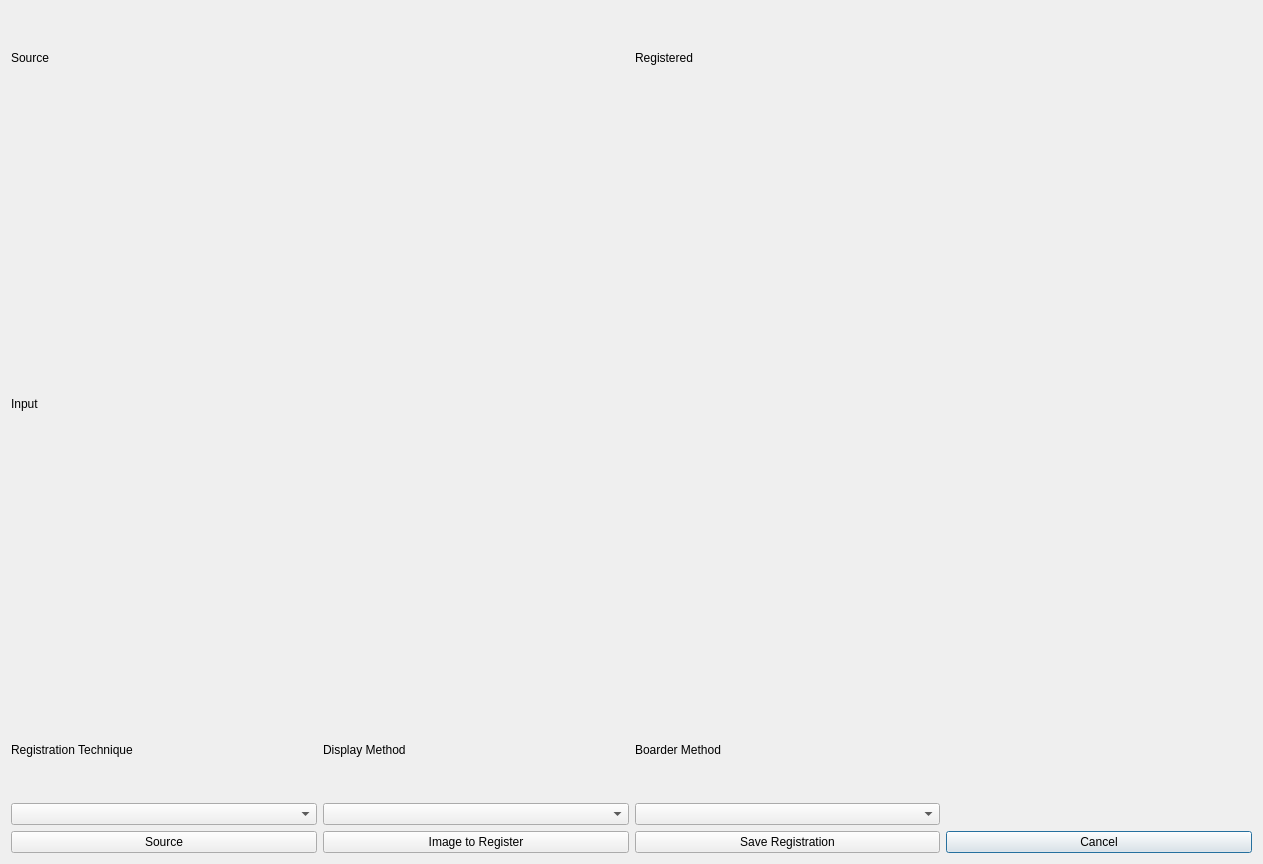
<?xml version="1.0" encoding="UTF-8"?>
<ui version="4.0">
 <class>registrationDialog</class>
 <widget class="QDialog" name="registrationDialog">
  <property name="geometry">
   <rect>
    <x>0</x>
    <y>0</y>
    <width>1263</width>
    <height>864</height>
   </rect>
  </property>
  <property name="acceptDrops">
   <bool>true</bool>
  </property>
  <property name="windowTitle">
   <string>Dialog</string>
  </property>
  <layout class="QGridLayout" name="gridLayout_2">
   <item row="0" column="0">
    <layout class="QGridLayout" name="gridLayout">
     <item row="6" column="3">
      <widget class="QPushButton" name="btnCancel">
       <property name="text">
        <string>Cancel</string>
       </property>
       <property name="checkable">
        <bool>false</bool>
       </property>
      </widget>
     </item>
     <item row="6" column="0">
      <widget class="QPushButton" name="btnSelectSource">
       <property name="text">
        <string>Source</string>
       </property>
       <property name="checkable">
        <bool>true</bool>
       </property>
      </widget>
     </item>
     <item row="0" column="0">
      <widget class="QLabel" name="label">
       <property name="text">
        <string>Source</string>
       </property>
      </widget>
     </item>
     <item row="6" column="1">
      <widget class="QPushButton" name="btnSelectInput">
       <property name="text">
        <string>Image to Register</string>
       </property>
       <property name="checkable">
        <bool>true</bool>
       </property>
      </widget>
     </item>
     <item row="6" column="2">
      <widget class="QPushButton" name="btnSaveRegistration">
       <property name="text">
        <string>Save Registration</string>
       </property>
       <property name="checkable">
        <bool>false</bool>
       </property>
      </widget>
     </item>
     <item row="4" column="0">
      <widget class="QLabel" name="label_5">
       <property name="text">
        <string>Registration Technique</string>
       </property>
      </widget>
     </item>
     <item row="5" column="0">
      <widget class="QComboBox" name="technique"/>
     </item>
     <item row="4" column="1">
      <widget class="QLabel" name="label_6">
       <property name="text">
        <string>Display Method</string>
       </property>
      </widget>
     </item>
     <item row="5" column="1">
      <widget class="QComboBox" name="displayMethod"/>
     </item>
     <item row="4" column="2">
      <widget class="QLabel" name="label_7">
       <property name="text">
        <string>Boarder Method</string>
       </property>
      </widget>
     </item>
     <item row="5" column="2">
      <widget class="QComboBox" name="boarderMethod"/>
     </item>
     <item row="2" column="0">
      <widget class="QLabel" name="label_2">
       <property name="text">
        <string>Input</string>
       </property>
      </widget>
     </item>
     <item row="1" column="2" rowspan="3" colspan="2">
      <widget class="imageEdit" name="registered">
       <property name="minimumSize">
        <size>
         <width>320</width>
         <height>240</height>
        </size>
       </property>
       <property name="autoFillBackground">
        <bool>true</bool>
       </property>
      </widget>
     </item>
     <item row="0" column="2">
      <widget class="QLabel" name="label_3">
       <property name="text">
        <string>Registered</string>
       </property>
      </widget>
     </item>
     <item row="1" column="0" colspan="2">
      <widget class="imageEdit" name="source">
       <property name="minimumSize">
        <size>
         <width>320</width>
         <height>240</height>
        </size>
       </property>
       <property name="autoFillBackground">
        <bool>true</bool>
       </property>
      </widget>
     </item>
     <item row="3" column="0" colspan="2">
      <widget class="imageEdit" name="input">
       <property name="minimumSize">
        <size>
         <width>320</width>
         <height>240</height>
        </size>
       </property>
       <property name="autoFillBackground">
        <bool>true</bool>
       </property>
      </widget>
     </item>
    </layout>
   </item>
  </layout>
 </widget>
 <customwidgets>
  <customwidget>
   <class>imageEdit</class>
   <extends>QLabel</extends>
   <header>imageedit.h</header>
  </customwidget>
 </customwidgets>
 <resources/>
 <connections/>
</ui>
